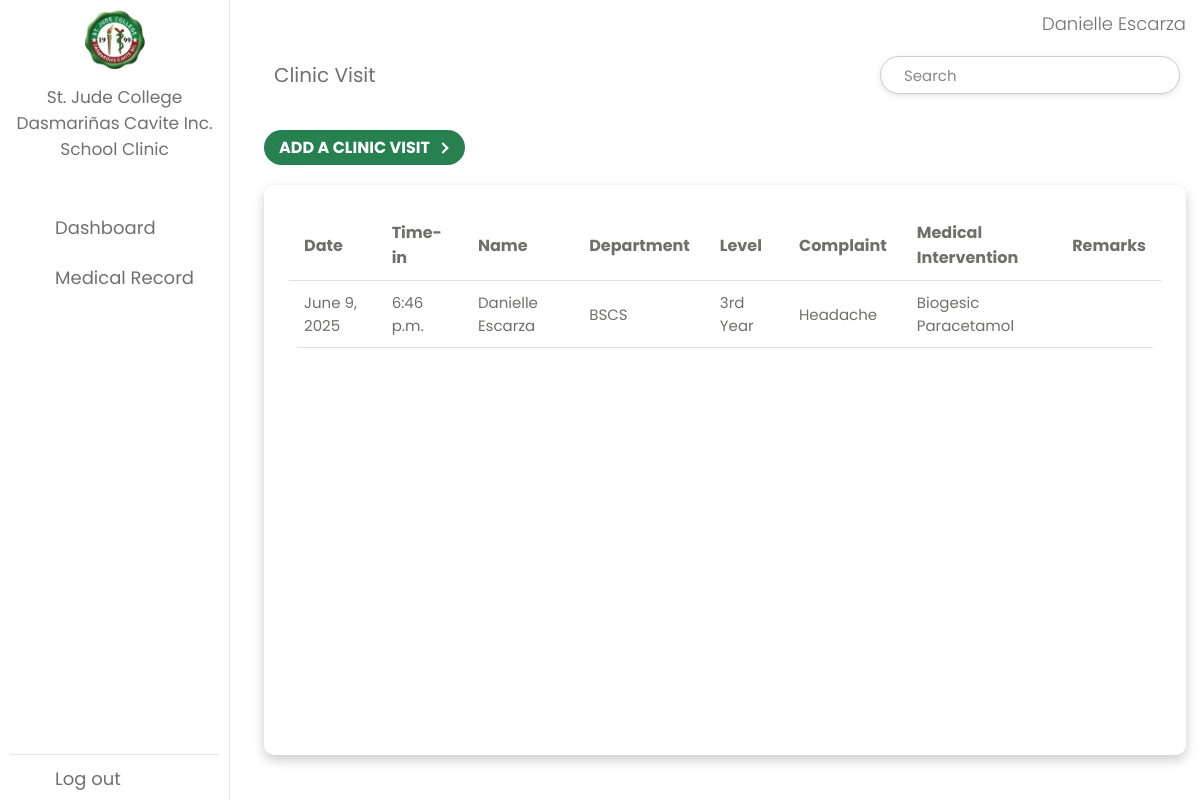
The page /clinicvisits/ (signed in) on the database as committed earlier.
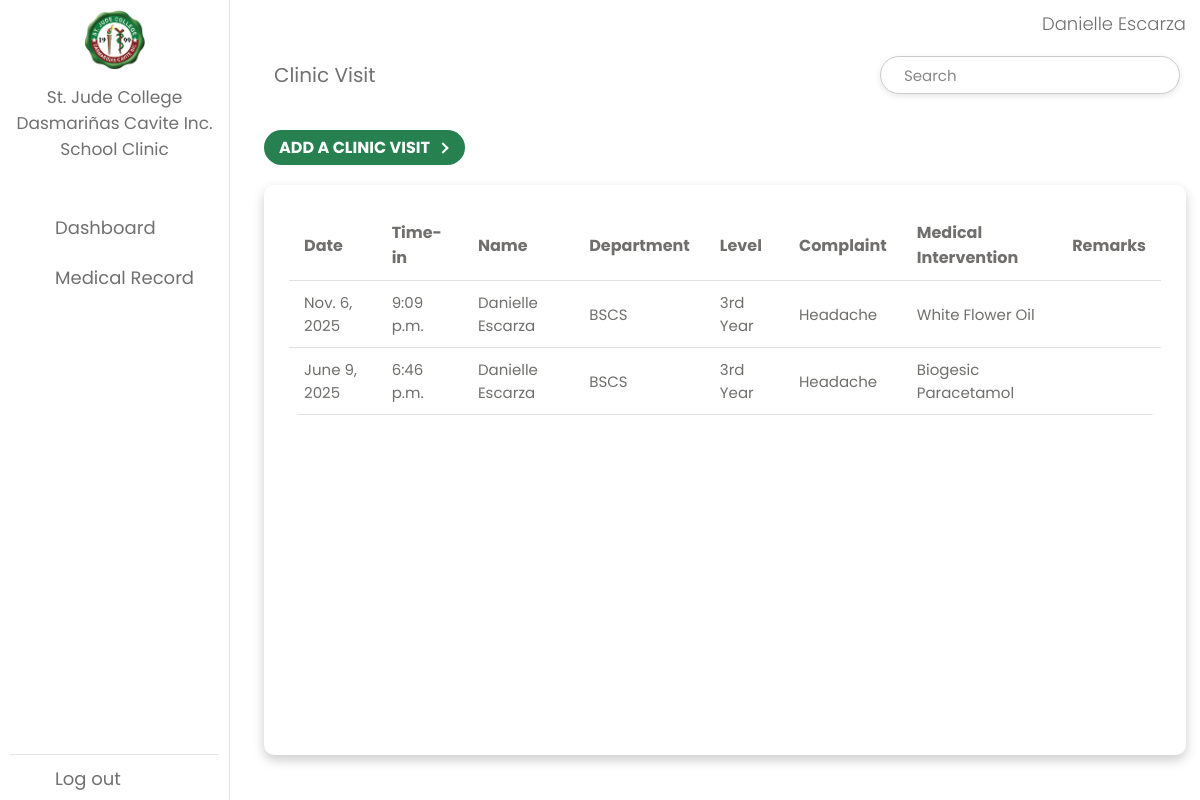
The same page on the database as committed later.
### app/models.py (models this page shows, shortened)
class ClinicVisit(models.Model):
    user = models.ForeignKey(settings.AUTH_USER_MODEL, on_delete=models.CASCADE)
    date = models.DateField(default=datetime.date.today)
    time_in = models.TimeField(default=current_time)
    complaint = models.TextField(max_length=30, blank=True, default="")
    medical_intervention = models.TextField(max_length=30, blank=True, default="")
    remarks = models.TextField(max_length=30, blank=True, default="")

### accounts/models.py (models this page shows, shortened)
class CustomUser(AbstractUser):
    USER_TYPE_CHOICES = (
        ("student", "Student"),
        ("employee", "Employee"),
        ("admin", "Admin"),
    )
    DEPARTMENT_CHOICES = (
        ("BED", "Basic Education Department"),
        ("BSN", "Bachelor of Science in Nursing"),
        ("BSCS", "Bachelor of Science in Computer Science"),
        ("BSA", "Bachelor of Science in Accountancy"),
        (
            "BSBA",
            "Bachelor of Science in Business Administration Major in Operational Management",
        ),
        ("BSP", "Bachelor of Science in Psychology"),
        ("BSRT", "Bachelor of Science in Radiologic Technology"),
        ("BSHM", "Bachelor of Science in Hospitality Management"),
        ("BEEd", "Bachelor of Science in Elementary Education"),
        (
            "BSEd-Filipino",
            "Bachelor of Science in Secondary Education Major in Filipino",
        ),
        ("BSEd-English", "Bachelor of Science in Secondary Education Major in English"),
        ("College", "College Department"),
        ("Accounting", "Accounting Department"),
        ("Office", "Office of the President and CEO, COO"),
        ("Compliance", "Compliance Department"),
        ("HumanResource", "Human Resource Department"),
        ("HealthServices", "Health Services Department"),
        ("ICT", "ICT Department"),
        ("Guidance", "Guidance Department"),
        ("Marketing", "Marketing Department"),
        ("Procurement", "Procurement Department"),
        ("Housekeeping", "Housekeeping Department"),
        ("Security", "Security Department"),
    )
    LEVEL_CHOICES = (
        ("1", "Grade 1"),
        ("2", "Grade 2"),
        ("3", "Grade 3"),
        ("4", "Grade 4"),
        ("5", "Grade 5"),
        ("6", "Grade 6"),
        ("7", "Grade 7"),
        ("8", "Grade 8"),
        ("9", "Grade 9"),
        ("10", "Grade 10"),
        ("11", "Grade 11"),
        ("12", "Grade 12"),
        ("first_year", "1st Year"),
        ("second_year", "2nd Year"),
        ("third_year", "3rd Year"),
        ("fourth_year", "4th Year"),
    )
    user_type = models.CharField(
        max_length=10, choices=USER_TYPE_CHOICES, default="student"
    )
    uid = models.CharField(max_length=32, unique=True, null=True, blank=True)
    student_number = models.CharField(max_length=32, null=True, blank=True)
    first_name = models.CharField(max_length=30)
    last_name = models.CharField(max_length=30)
    department = models.CharField(
        max_length=100, choices=DEPARTMENT_CHOICES, blank=True
    )
    level = models.CharField(max_length=100, choices=LEVEL_CHOICES, blank=True)

### app/views.py (the view, shortened to what this page needs)
# urls.py: path('clinicvisits/', ClinicVisitListView.as_view(), name='clinicvisits'),
class ClinicVisitListView(ListView):
    model = ClinicVisit
    context_object_name = "clinicvisits"
    template_name = "app/clinicvisit_list.html"
    ordering = ["-date", "-time_in"]
    def get_queryset(self):
        queryset = super().get_queryset()
        search_query = self.request.GET.get("search_query")
        return queryset
    def get_context_data(self, **kwargs):
        context = super().get_context_data(**kwargs)
        context["search_query"] = self.request.GET.get("search_query", "")
        return context

### app/templates/app/clinicvisit_list.html (shortened to what this page needs)
{% extends 'app/base.html' %}
{% block content %}
  {% if user.is_authenticated %}
    <div class="dash-content">
      <div class="overview">
        <div class="title">
          <a href="{% url 'clinicvisits' %}"><span class="text">Clinic Visit</span></a>
          <form method="GET" action="{% url 'clinicvisits' %}" class="search-bar">
            <input type="text" name="search_query" value="{{ search_query }}" placeholder="Search" />
          </form>
        </div>
      </div>
      <div class="clinicvisit-btn">
        <a href="{% url 'clinicvisits_create' %}" class="signup">
          ADD A CLINIC VISIT<div class="arrow-wrapper">
            <div class="arrow"></div>
          </div>
        </a>
      </div>
      <div class="table_box">
        <div class="table_container">
          <table>
            <tr>
              <th>Date</th>
              <th>Time-in</th>
              <th>Name</th>
              <th>Department</th>
              <th>Level</th>
              <th>Complaint</th>
              <th>Medical Intervention</th>
              <th>Remarks</th>
            </tr>
            {% for clinicvisit in clinicvisits %}
              <tr class="data clickable-row" data-href="{% url 'clinicvisits_update' clinicvisit.pk %}">
                <td>{{ clinicvisit.date }}</td>
                <td>{{ clinicvisit.time_in }}</td>
                <td>{{ clinicvisit.user.first_name }} {{ clinicvisit.user.last_name }}</td>
                <td>{{ clinicvisit.user.department }}</td>
                <td>
                  {% if clinicvisit.user.level == 'first_year' %}
                    1st Year
                  {% elif clinicvisit.user.level == 'second_year' %}
                    2nd Year
                  {% elif clinicvisit.user.level == 'third_year' %}
                    3rd Year
                  {% elif clinicvisit.user.level == 'fourth_year' %}
                    4th Year
                  {% elif clinicvisit.user.user_type == 'employee' %}
                    Employee
                  {% else %}
                    {{ clinicvisit.user.level }}
                  {% endif %}
                </td>
                <td>{{ clinicvisit.complaint }}</td>
                <td>{{ clinicvisit.medical_intervention }}</td>
                <td>{{ clinicvisit.remarks }}</td>
              </tr>
            {% empty %}
              <tr>
                <td colspan="8" class="no-records">No clinic visits found</td>
              </tr>
            {% endfor %}
          </table>
        </div>
      </div>
    </div>
  {% endif %}
{% endblock %}

Rows that differ between the two databases and show on the page:
added ClinicVisit: date "Nov. 6, 2025", time_in "9:09 p.m.", user.first_name "Danielle", user.last_name "Escarza", user.department "BSCS", shows "3rd Year", complaint "Headache", medical_intervention "White Flower Oil"
